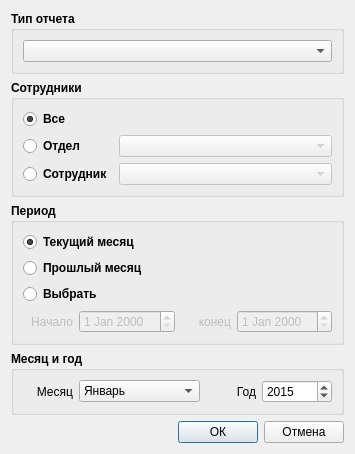
<?xml version="1.0" encoding="UTF-8"?>
<ui version="4.0">
 <class>SvReportSettingsDialog</class>
 <widget class="QDialog" name="SvReportSettingsDialog">
  <property name="geometry">
   <rect>
    <x>0</x>
    <y>0</y>
    <width>355</width>
    <height>403</height>
   </rect>
  </property>
  <property name="windowTitle">
   <string>Настройки отчета</string>
  </property>
  <property name="windowIcon">
   <iconset resource="../res.qrc">
    <normaloff>:/reports/icons/cologne-icons/ico/current-work.ico</normaloff>:/reports/icons/cologne-icons/ico/current-work.ico</iconset>
  </property>
  <layout class="QVBoxLayout" name="verticalLayout_2">
   <item>
    <widget class="QGroupBox" name="gbReportTypes">
     <property name="font">
      <font>
       <weight>75</weight>
       <bold>true</bold>
      </font>
     </property>
     <property name="title">
      <string>Тип отчета</string>
     </property>
     <layout class="QHBoxLayout" name="horizontalLayout_2">
      <item>
       <widget class="QComboBox" name="cbReportTypes">
        <property name="font">
         <font>
          <weight>50</weight>
          <bold>false</bold>
         </font>
        </property>
       </widget>
      </item>
     </layout>
    </widget>
   </item>
   <item>
    <widget class="QGroupBox" name="gbEmployee">
     <property name="sizePolicy">
      <sizepolicy hsizetype="Preferred" vsizetype="Preferred">
       <horstretch>0</horstretch>
       <verstretch>0</verstretch>
      </sizepolicy>
     </property>
     <property name="font">
      <font>
       <weight>75</weight>
       <bold>true</bold>
      </font>
     </property>
     <property name="title">
      <string>Сотрудники</string>
     </property>
     <layout class="QVBoxLayout" name="vlayEmployee">
      <item>
       <widget class="QRadioButton" name="rbAll">
        <property name="layoutDirection">
         <enum>Qt::LeftToRight</enum>
        </property>
        <property name="text">
         <string>Все</string>
        </property>
        <property name="checked">
         <bool>true</bool>
        </property>
       </widget>
      </item>
      <item>
       <layout class="QHBoxLayout" name="hlayDepartment">
        <item>
         <widget class="QRadioButton" name="rbDepartment">
          <property name="enabled">
           <bool>true</bool>
          </property>
          <property name="minimumSize">
           <size>
            <width>90</width>
            <height>0</height>
           </size>
          </property>
          <property name="maximumSize">
           <size>
            <width>90</width>
            <height>16777215</height>
           </size>
          </property>
          <property name="layoutDirection">
           <enum>Qt::LeftToRight</enum>
          </property>
          <property name="text">
           <string>Отдел</string>
          </property>
         </widget>
        </item>
        <item>
         <widget class="QComboBox" name="cbDepartment">
          <property name="enabled">
           <bool>false</bool>
          </property>
          <property name="sizePolicy">
           <sizepolicy hsizetype="Expanding" vsizetype="Fixed">
            <horstretch>0</horstretch>
            <verstretch>0</verstretch>
           </sizepolicy>
          </property>
          <property name="font">
           <font>
            <weight>50</weight>
            <bold>false</bold>
           </font>
          </property>
         </widget>
        </item>
       </layout>
      </item>
      <item>
       <layout class="QHBoxLayout" name="hlayEmployee">
        <item>
         <widget class="QRadioButton" name="rbEmployee">
          <property name="enabled">
           <bool>true</bool>
          </property>
          <property name="minimumSize">
           <size>
            <width>90</width>
            <height>0</height>
           </size>
          </property>
          <property name="maximumSize">
           <size>
            <width>90</width>
            <height>16777215</height>
           </size>
          </property>
          <property name="layoutDirection">
           <enum>Qt::LeftToRight</enum>
          </property>
          <property name="text">
           <string>Сотрудник</string>
          </property>
         </widget>
        </item>
        <item>
         <widget class="QComboBox" name="cbEmployee">
          <property name="enabled">
           <bool>false</bool>
          </property>
          <property name="sizePolicy">
           <sizepolicy hsizetype="Expanding" vsizetype="Fixed">
            <horstretch>0</horstretch>
            <verstretch>0</verstretch>
           </sizepolicy>
          </property>
          <property name="font">
           <font>
            <weight>50</weight>
            <bold>false</bold>
           </font>
          </property>
         </widget>
        </item>
       </layout>
      </item>
     </layout>
    </widget>
   </item>
   <item>
    <widget class="QGroupBox" name="gbPeriod">
     <property name="sizePolicy">
      <sizepolicy hsizetype="Preferred" vsizetype="Expanding">
       <horstretch>0</horstretch>
       <verstretch>0</verstretch>
      </sizepolicy>
     </property>
     <property name="font">
      <font>
       <weight>75</weight>
       <bold>true</bold>
      </font>
     </property>
     <property name="title">
      <string>Период</string>
     </property>
     <layout class="QVBoxLayout" name="vlayPeriod">
      <item>
       <widget class="QRadioButton" name="rbCurrentMonth">
        <property name="text">
         <string>Текущий месяц</string>
        </property>
        <property name="checked">
         <bool>true</bool>
        </property>
       </widget>
      </item>
      <item>
       <widget class="QRadioButton" name="rbLastMonth">
        <property name="text">
         <string>Прошлый месяц</string>
        </property>
       </widget>
      </item>
      <item>
       <widget class="QRadioButton" name="rbPeriod">
        <property name="text">
         <string>Выбрать</string>
        </property>
       </widget>
      </item>
      <item>
       <layout class="QHBoxLayout" name="hlayPeriod">
        <item>
         <widget class="QLabel" name="lblPeriodBegin">
          <property name="enabled">
           <bool>false</bool>
          </property>
          <property name="minimumSize">
           <size>
            <width>50</width>
            <height>0</height>
           </size>
          </property>
          <property name="maximumSize">
           <size>
            <width>50</width>
            <height>16777215</height>
           </size>
          </property>
          <property name="font">
           <font>
            <weight>50</weight>
            <bold>false</bold>
           </font>
          </property>
          <property name="text">
           <string>Начало</string>
          </property>
          <property name="alignment">
           <set>Qt::AlignRight|Qt::AlignTrailing|Qt::AlignVCenter</set>
          </property>
         </widget>
        </item>
        <item>
         <widget class="QDateEdit" name="datePeriodBegin">
          <property name="enabled">
           <bool>false</bool>
          </property>
          <property name="font">
           <font>
            <weight>50</weight>
            <bold>false</bold>
           </font>
          </property>
         </widget>
        </item>
        <item>
         <widget class="QLabel" name="lblPeriodEnd">
          <property name="enabled">
           <bool>false</bool>
          </property>
          <property name="minimumSize">
           <size>
            <width>50</width>
            <height>0</height>
           </size>
          </property>
          <property name="maximumSize">
           <size>
            <width>50</width>
            <height>16777215</height>
           </size>
          </property>
          <property name="font">
           <font>
            <weight>50</weight>
            <bold>false</bold>
           </font>
          </property>
          <property name="text">
           <string>конец</string>
          </property>
          <property name="alignment">
           <set>Qt::AlignRight|Qt::AlignTrailing|Qt::AlignVCenter</set>
          </property>
         </widget>
        </item>
        <item>
         <widget class="QDateEdit" name="datePeriodEnd">
          <property name="enabled">
           <bool>false</bool>
          </property>
          <property name="font">
           <font>
            <weight>50</weight>
            <bold>false</bold>
           </font>
          </property>
         </widget>
        </item>
       </layout>
      </item>
     </layout>
    </widget>
   </item>
   <item>
    <widget class="QGroupBox" name="gbMonthYear">
     <property name="sizePolicy">
      <sizepolicy hsizetype="Preferred" vsizetype="Expanding">
       <horstretch>0</horstretch>
       <verstretch>0</verstretch>
      </sizepolicy>
     </property>
     <property name="font">
      <font>
       <weight>75</weight>
       <bold>true</bold>
      </font>
     </property>
     <property name="title">
      <string>Месяц и год</string>
     </property>
     <layout class="QHBoxLayout" name="hlayMonthYear">
      <item>
       <widget class="QLabel" name="lblMonth">
        <property name="sizePolicy">
         <sizepolicy hsizetype="Fixed" vsizetype="Preferred">
          <horstretch>0</horstretch>
          <verstretch>0</verstretch>
         </sizepolicy>
        </property>
        <property name="minimumSize">
         <size>
          <width>50</width>
          <height>0</height>
         </size>
        </property>
        <property name="maximumSize">
         <size>
          <width>50</width>
          <height>16777215</height>
         </size>
        </property>
        <property name="font">
         <font>
          <weight>50</weight>
          <bold>false</bold>
         </font>
        </property>
        <property name="text">
         <string>Месяц</string>
        </property>
        <property name="alignment">
         <set>Qt::AlignRight|Qt::AlignTrailing|Qt::AlignVCenter</set>
        </property>
       </widget>
      </item>
      <item>
       <widget class="QComboBox" name="cbMonth">
        <property name="font">
         <font>
          <weight>50</weight>
          <bold>false</bold>
         </font>
        </property>
        <item>
         <property name="text">
          <string>Январь</string>
         </property>
        </item>
        <item>
         <property name="text">
          <string>Февраль</string>
         </property>
        </item>
        <item>
         <property name="text">
          <string>Март</string>
         </property>
        </item>
        <item>
         <property name="text">
          <string>Апрель</string>
         </property>
        </item>
        <item>
         <property name="text">
          <string>Май</string>
         </property>
        </item>
        <item>
         <property name="text">
          <string>Июнь</string>
         </property>
        </item>
        <item>
         <property name="text">
          <string>Июль</string>
         </property>
        </item>
        <item>
         <property name="text">
          <string>Август</string>
         </property>
        </item>
        <item>
         <property name="text">
          <string>Сентябрь</string>
         </property>
        </item>
        <item>
         <property name="text">
          <string>Октябрь</string>
         </property>
        </item>
        <item>
         <property name="text">
          <string>Ноябрь</string>
         </property>
        </item>
        <item>
         <property name="text">
          <string>Декабрь</string>
         </property>
        </item>
       </widget>
      </item>
      <item>
       <widget class="QLabel" name="lblYear">
        <property name="sizePolicy">
         <sizepolicy hsizetype="Fixed" vsizetype="Preferred">
          <horstretch>0</horstretch>
          <verstretch>0</verstretch>
         </sizepolicy>
        </property>
        <property name="minimumSize">
         <size>
          <width>50</width>
          <height>0</height>
         </size>
        </property>
        <property name="maximumSize">
         <size>
          <width>50</width>
          <height>16777215</height>
         </size>
        </property>
        <property name="font">
         <font>
          <weight>50</weight>
          <bold>false</bold>
         </font>
        </property>
        <property name="text">
         <string>Год</string>
        </property>
        <property name="alignment">
         <set>Qt::AlignRight|Qt::AlignTrailing|Qt::AlignVCenter</set>
        </property>
       </widget>
      </item>
      <item>
       <widget class="QSpinBox" name="spinYear">
        <property name="sizePolicy">
         <sizepolicy hsizetype="Fixed" vsizetype="Fixed">
          <horstretch>0</horstretch>
          <verstretch>0</verstretch>
         </sizepolicy>
        </property>
        <property name="minimumSize">
         <size>
          <width>70</width>
          <height>0</height>
         </size>
        </property>
        <property name="font">
         <font>
          <weight>50</weight>
          <bold>false</bold>
         </font>
        </property>
        <property name="minimum">
         <number>2000</number>
        </property>
        <property name="maximum">
         <number>2030</number>
        </property>
        <property name="value">
         <number>2015</number>
        </property>
       </widget>
      </item>
     </layout>
    </widget>
   </item>
   <item>
    <layout class="QHBoxLayout" name="horizontalLayout">
     <item>
      <spacer name="spacer1">
       <property name="orientation">
        <enum>Qt::Horizontal</enum>
       </property>
       <property name="sizeHint" stdset="0">
        <size>
         <width>40</width>
         <height>20</height>
        </size>
       </property>
      </spacer>
     </item>
     <item>
      <widget class="QPushButton" name="bnOk">
       <property name="text">
        <string>ОК</string>
       </property>
      </widget>
     </item>
     <item>
      <widget class="QPushButton" name="bnCancel">
       <property name="text">
        <string>Отмена</string>
       </property>
      </widget>
     </item>
    </layout>
   </item>
  </layout>
 </widget>
 <resources>
  <include location="../res.qrc"/>
 </resources>
 <connections/>
</ui>
